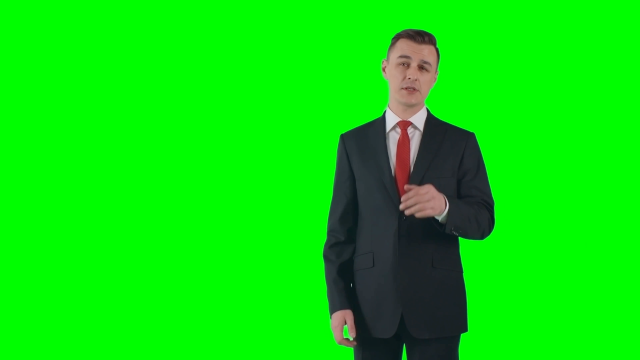
#> input picture 02-libraries/croma.png, 640 x 360 px
$ python libraries21.py
#> lines starting #> are read from the running program, lines starting #| are printed output that depends on the picture
from PIL import Image, ImageFilter

crome = Image.open("croma.png")
#> crome is the input picture: PIL image 640x360 RGBA; mean R, G, B, A 9.6, 221.7, 9.7, 255
(width, height) = crome.size
#> width = 640; height = 360
mask = Image.new("L", (width, height), 0)
#> mask: PIL image 640x360 L; every value is 0
crome_map = crome.load()
mask_map = mask.load()

for x in range(width):
    for y in range(height):
        red, green, blue, alpha = crome_map[x, y]
        if green > blue + red:
            mask_map[x, y] = 0
        else:
            mask_map[x, y] = 255

background = Image.open("fondo.jpg")
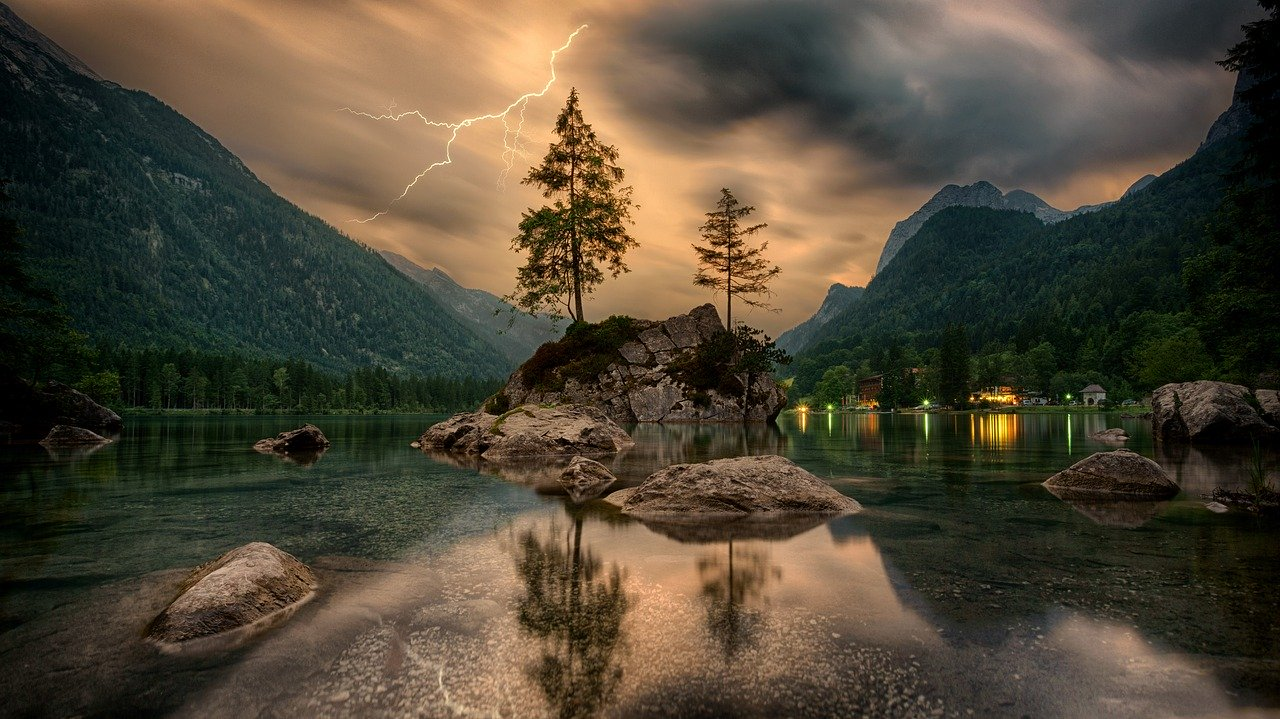
#> input picture 02-libraries/fondo.jpg, 1280 x 719 px
#> background is the input picture: PIL image 1280x719 RGB; mean R, G, B 79.8, 71.1, 54.5
background = background.resize((width, height))
#> background: PIL image 640x360 RGB
mask = mask.filter(ImageFilter.GaussianBlur(5))
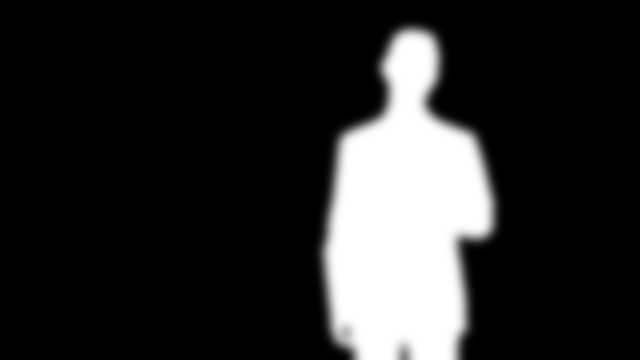
#> mask: PIL image 640x360 L; min 0, max 255, mean 41.1
background.paste(crome, (0, 0), mask)
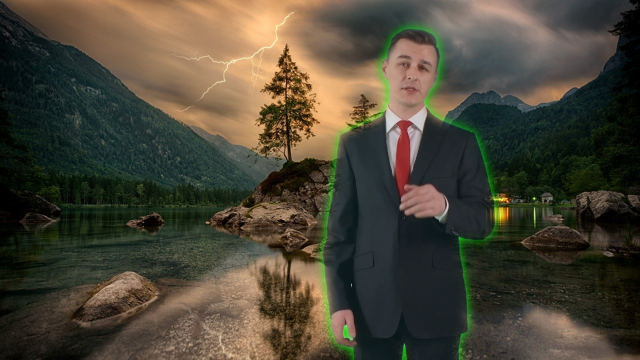
#> background: PIL image 640x360 RGB; mean R, G, B 74, 68.9, 54.4
background.show()
